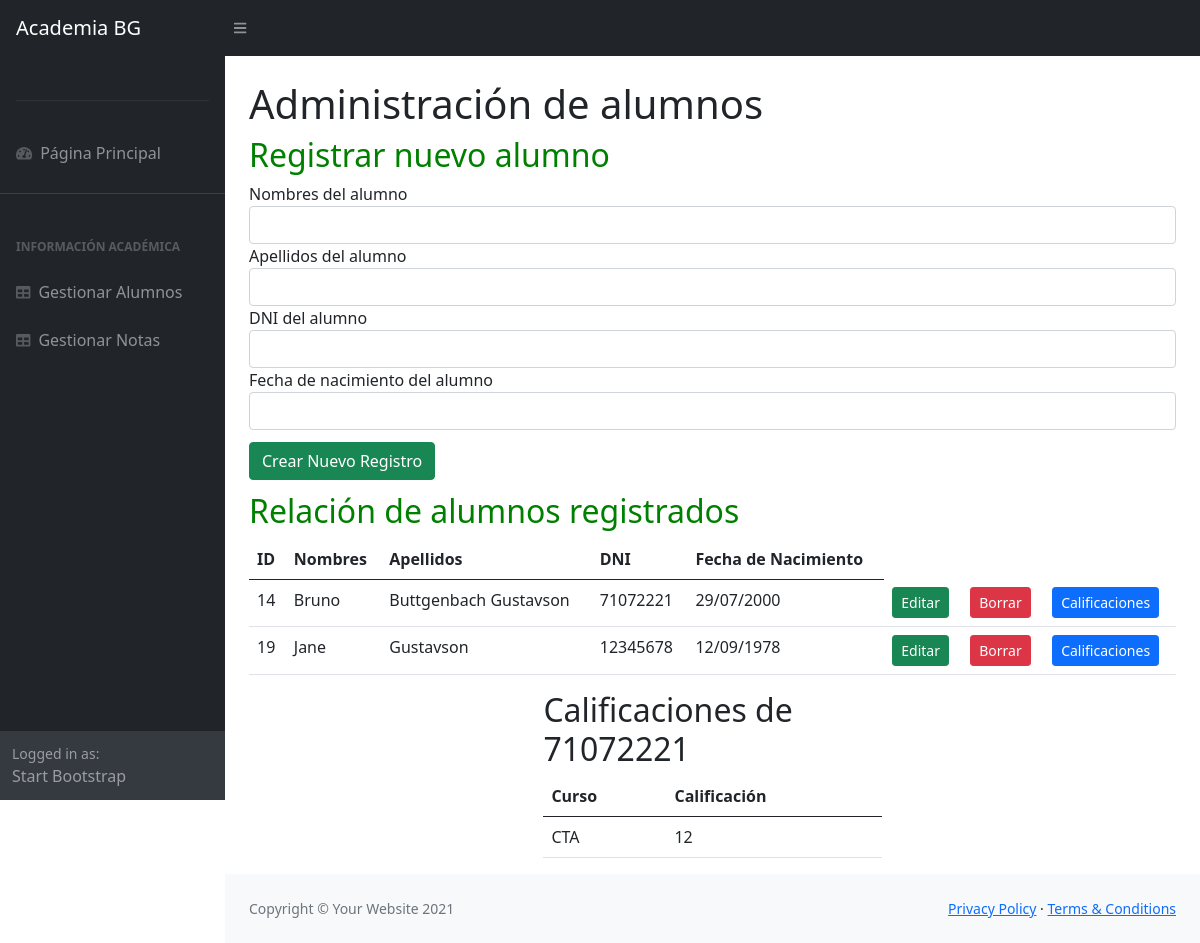
/gest_al.php?calificaciones=71072221, run on the app's committed database.
### tables this page shows
CREATE TABLE `alumnos` (
  `alumnos_ID` int(10) UNSIGNED NOT NULL,
  `alumnos_nombres` varchar(20) NOT NULL,
  `alumnos_apellidos` varchar(28) NOT NULL,
  `alumnos_dni` char(8) NOT NULL,
  `alumnos_fechaNacimiento` char(10) NOT NULL
);

CREATE TABLE `notas` (
  `notas_dni` char(8) NOT NULL,
  `notas_curso` varchar(20) NOT NULL,
  `notas_calificacion` varchar(4) NOT NULL
);

### recursos/funciones.php (called while the page is built, shortened)
<?php
    function query($sql){
        global $conexion;
        return mysqli_query($conexion, $sql);
    }
    function fetch_array($query){
        return mysqli_fetch_array($query);
    }
?>

### gest_al.php (the view, shortened to what this page needs)
<?php include(TEMPLATE . DS . "header.php"); ?>
<?php include(TEMPLATE . DS . "navh.php"); ?>
<?php
    $query = query("SELECT a.alumnos_ID, a.alumnos_nombres, a.alumnos_apellidos, a.alumnos_dni, a.alumnos_fechaNacimiento FROM alumnos a;");
?>
<div class="container-fluid px-4 col-md-12">
    <h1 class="mt-4">Administración de alumnos</h1>
    <?php include("registrar_al.php"); ?>
    <h2 style="color: green;">Relación de alumnos registrados</h2>
    <table class="table table-hover">
        <thead>
            <tr>
                <th>ID</th>
                <th>Nombres</th>
                <th>Apellidos</th>
                <th>DNI</th>
                <th>Fecha de Nacimiento</th>
            </tr>
        </thead>
        <tbody>
        <?php
            while($fila = fetch_array($query)){
        ?>
            <tr>
                <td><?php echo $fila['alumnos_ID'] ?></td>
                <td><?php echo $fila['alumnos_nombres'] ?></td>
                <td><?php echo $fila['alumnos_apellidos'] ?></td>
                <td><?php echo $fila['alumnos_dni'] ?></td>
                <td><?php echo $fila['alumnos_fechaNacimiento'] ?></td>
                <td><a class="btn btn-success btn-sm"  href="gest_al.php?editar=<?php echo $fila['alumnos_ID'] ?>">Editar</a></td>
                <td><a class="btn btn-danger btn-sm" href="gest_al.php?borrar=<?php echo $fila['alumnos_ID'] ?>">Borrar</a></td>
                <td><a href="gest_al.php?calificaciones=<?php echo $fila['alumnos_dni'] ?>" class="btn btn-primary btn-sm">Calificaciones</a></td>
            </tr>
        <?php
            }
        ?>
        </tbody>
    </table>
    <?php
        if(isset($_GET['calificaciones'])){
    ?>
        <div class="container-fluid px-4 col-md-5">
        <h2>Calificaciones de <?php echo $_GET['calificaciones'] ?></h2>
        <table class="table table-hover">
            <thead>
                <tr>
                    <th>Curso</th>
                    <th>Calificación</th>
                </tr>
            </thead>
            <tbody>
    <?php
            $dni = $_GET['calificaciones'];
            $query = query("SELECT a.notas_curso, a.notas_calificacion FROM notas a WHERE a.notas_DNI = {$dni};");
            while($fila = fetch_array($query)){
    ?>
            <tr>
                <td><?php echo $fila['notas_curso'] ?></td>
                <td><?php echo $fila['notas_calificacion'] ?></td>
            </tr>
    <?php
            }
    ?>
            </tbody>
        </table>
        </div>
    <?php
        }
    ?>
<?php include(TEMPLATE . DS . "footer.php"); ?>

### recursos/templates/header.php (shortened to what this page needs)
<!DOCTYPE html>
<html lang="es">
    <head>
        <link href="https://cdn.jsdelivr.net/npm/simple-datatables@latest/dist/style.css" rel="stylesheet" />
        <link href="css/styles.css" rel="stylesheet" />
    </head>
    <body class="sb-nav-fixed">
        <nav class="sb-topnav navbar navbar-expand navbar-dark bg-dark">
            <a class="navbar-brand ps-3" href="index.php">Academia BG</a>
            <button class="btn btn-link btn-sm order-1 order-lg-0 me-4 me-lg-0" id="sidebarToggle" href="#!"><i class="fas fa-bars"></i></button>
        </nav>

### recursos/templates/navh.php
<div id="layoutSidenav">
            <div id="layoutSidenav_nav">
                <nav class="sb-sidenav accordion sb-sidenav-dark" id="sidenavAccordion">
                    <div class="sb-sidenav-menu">
                        <div class="nav">
                            <div class="sb-sidenav-menu-heading"><hr></div>
                            <a class="nav-link" href="index.php">
                                <div class="sb-nav-link-icon"><i class="fas fa-tachometer-alt"></i></div>
                                Página Principal
                            </a>
                            <hr>
                            <div class="sb-sidenav-menu-heading">Información académica</div>
                            <a class="nav-link" href="gest_al.php">
                                <div class="sb-nav-link-icon"><i class="fas fa-table"></i></div>
                                Gestionar Alumnos
                            </a>
                            <a class="nav-link" href="gest_no.php">
                                <div class="sb-nav-link-icon"><i class="fas fa-table"></i></div>
                                Gestionar Notas
                            </a>
                        </div>
                    </div>
                    <div class="sb-sidenav-footer">
                        <div class="small">Logged in as:</div>
                        Start Bootstrap
                    </div>
                </nav>
            </div>
            <div id="layoutSidenav_content">
                <main>

### registrar_al.php (shortened to what this page needs)
<form action="gest_al.php" method="post">
    <h2 style="color: green;">Registrar nuevo alumno</h2>
    <div class="form-group">
        <label for="registrar_nombre">Nombres del alumno</label>
        <input type="text" class="form-control" name="registrar_nombre" id="registrar_nombre">
    </div>
    <div class="form-group">
        <label for="registrar_apellido">Apellidos del alumno</label>
        <input type="text" class="form-control" name="registrar_apellido" id="registrar_apellido">
    </div>
    <div class="form-group">
        <label for="registrar_dni">DNI del alumno</label>
        <input type="text" class="form-control" name="registrar_dni" id="registrar_dni">
    </div>
    <div class="form-group">
        <label for="registrar_fecha">Fecha de nacimiento del alumno</label>
        <input type="text" class="form-control" name="registrar_fecha" id="registrar_fecha">
    </div>
    <div style="margin: 12px 0;" class="form-group">
        <input type="submit" value="Crear Nuevo Registro" class="btn btn-success" name="crear">
    </div>
</form>

### recursos/templates/footer.php (shortened to what this page needs)
                </main>
                <footer class="py-4 bg-light mt-auto">
                    <div class="container-fluid px-4">
                        <div class="d-flex align-items-center justify-content-between small">
                            <div class="text-muted">Copyright &copy; Your Website 2021</div>
                            <div>
                                <a href="#">Privacy Policy</a>
                                &middot;
                                <a href="#">Terms &amp; Conditions</a>
                            </div>
                        </div>
                    </div>
                </footer>
            </div>
        </div>
    </body>
</html>

### data on the page
alumnos: alumnos_ID "14", alumnos_nombres "Bruno", alumnos_apellidos "Buttgenbach Gustavson", alumnos_dni "71072221", alumnos_fechaNacimiento "29/07/2000"
alumnos: alumnos_ID "19", alumnos_nombres "Jane", alumnos_apellidos "Gustavson", alumnos_dni "12345678", alumnos_fechaNacimiento "12/09/1978"
notas: notas_curso "CTA", notas_calificacion "12"

### other printed values
$_GET['calificaciones'] "71072221"
